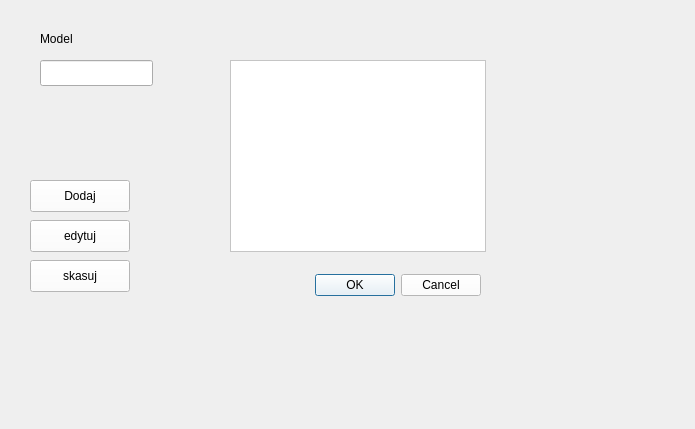
<?xml version="1.0" encoding="UTF-8"?>
<ui version="4.0">
 <class>models</class>
 <widget class="QWidget" name="models">
  <property name="geometry">
   <rect>
    <x>0</x>
    <y>0</y>
    <width>695</width>
    <height>429</height>
   </rect>
  </property>
  <property name="windowTitle">
   <string>Form</string>
  </property>
  <widget class="QLineEdit" name="lineEdit">
   <property name="geometry">
    <rect>
     <x>40</x>
     <y>60</y>
     <width>113</width>
     <height>26</height>
    </rect>
   </property>
  </widget>
  <widget class="QLabel" name="label">
   <property name="geometry">
    <rect>
     <x>40</x>
     <y>30</y>
     <width>66</width>
     <height>18</height>
    </rect>
   </property>
   <property name="text">
    <string>Model</string>
   </property>
  </widget>
  <widget class="QPushButton" name="pushButton_add">
   <property name="geometry">
    <rect>
     <x>30</x>
     <y>180</y>
     <width>100</width>
     <height>32</height>
    </rect>
   </property>
   <property name="styleSheet">
    <string notr="true">QPushButton {
    background-color: white;
    color: black;
}
QPushButton QAbstractItemView {
    background-color: white;
    color: black;
}
</string>
   </property>
   <property name="text">
    <string>Dodaj</string>
   </property>
  </widget>
  <widget class="QPushButton" name="pushButton_edit">
   <property name="geometry">
    <rect>
     <x>30</x>
     <y>220</y>
     <width>100</width>
     <height>32</height>
    </rect>
   </property>
   <property name="styleSheet">
    <string notr="true">QPushButton {
    background-color: white;
    color: black;
}
QPushButton QAbstractItemView {
    background-color: white;
    color: black;
}
</string>
   </property>
   <property name="text">
    <string>edytuj</string>
   </property>
  </widget>
  <widget class="QPushButton" name="pushButton_delete">
   <property name="geometry">
    <rect>
     <x>30</x>
     <y>260</y>
     <width>100</width>
     <height>32</height>
    </rect>
   </property>
   <property name="styleSheet">
    <string notr="true">QPushButton {
    background-color: white;
    color: black;
}
QPushButton QAbstractItemView {
    background-color: white;
    color: black;
}
</string>
   </property>
   <property name="text">
    <string>skasuj</string>
   </property>
  </widget>
  <widget class="QListView" name="listView">
   <property name="geometry">
    <rect>
     <x>230</x>
     <y>60</y>
     <width>256</width>
     <height>192</height>
    </rect>
   </property>
   <property name="styleSheet">
    <string notr="true">QListView {
    background-color: white;
    color: black;
}
QListView QAbstractItemView {
    background-color: white;
    color: black;
}
</string>
   </property>
  </widget>
  <widget class="QDialogButtonBox" name="buttonBox">
   <property name="geometry">
    <rect>
     <x>300</x>
     <y>260</y>
     <width>181</width>
     <height>51</height>
    </rect>
   </property>
   <property name="styleSheet">
    <string notr="true">QPushButton {
    background-color: white;
    color: black;
}
QPushButton QAbstractItemView {
    background-color: white;
    color: black;
}
</string>
   </property>
   <property name="standardButtons">
    <set>QDialogButtonBox::Cancel|QDialogButtonBox::Ok</set>
   </property>
  </widget>
 </widget>
 <resources/>
 <connections/>
</ui>
